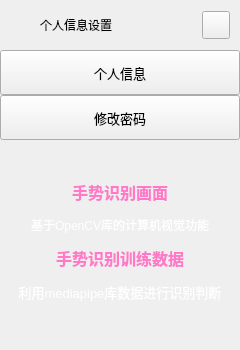
        <widget class="QFrame" name="extraLeftBox">
         <property name="minimumSize">
          <size>
           <width>0</width>
           <height>0</height>
          </size>
         </property>
         <property name="maximumSize">
          <size>
           <width>0</width>
           <height>16777215</height>
          </size>
         </property>
         <property name="frameShape">
          <enum>QFrame::NoFrame</enum>
         </property>
         <property name="frameShadow">
          <enum>QFrame::Raised</enum>
         </property>
         <layout class="QVBoxLayout" name="extraColumLayout">
          <property name="spacing">
           <number>0</number>
          </property>
          <property name="leftMargin">
           <number>0</number>
          </property>
          <property name="topMargin">
           <number>0</number>
          </property>
          <property name="rightMargin">
           <number>0</number>
          </property>
          <property name="bottomMargin">
           <number>0</number>
          </property>
          <item>
           <widget class="QFrame" name="extraTopBg">
            <property name="minimumSize">
             <size>
              <width>0</width>
              <height>50</height>
             </size>
            </property>
            <property name="maximumSize">
             <size>
              <width>16777215</width>
              <height>50</height>
             </size>
            </property>
            <property name="frameShape">
             <enum>QFrame::NoFrame</enum>
            </property>
            <property name="frameShadow">
             <enum>QFrame::Raised</enum>
            </property>
            <layout class="QVBoxLayout" name="verticalLayout_5">
             <property name="spacing">
              <number>0</number>
             </property>
             <property name="leftMargin">
              <number>0</number>
             </property>
             <property name="topMargin">
              <number>0</number>
             </property>
             <property name="rightMargin">
              <number>0</number>
             </property>
             <property name="bottomMargin">
              <number>0</number>
             </property>
             <item>
              <layout class="QGridLayout" name="extraTopLayout">
               <property name="leftMargin">
                <number>10</number>
               </property>
               <property name="rightMargin">
                <number>10</number>
               </property>
               <property name="horizontalSpacing">
                <number>10</number>
               </property>
               <property name="verticalSpacing">
                <number>0</number>
               </property>
               <item row="0" column="0">
                <widget class="QFrame" name="extraIcon">
                 <property name="minimumSize">
                  <size>
                   <width>20</width>
                   <height>0</height>
                  </size>
                 </property>
                 <property name="maximumSize">
                  <size>
                   <width>20</width>
                   <height>20</height>
                  </size>
                 </property>
                 <property name="frameShape">
                  <enum>QFrame::NoFrame</enum>
                 </property>
                 <property name="frameShadow">
                  <enum>QFrame::Raised</enum>
                 </property>
                </widget>
               </item>
               <item row="0" column="1">
                <widget class="QLabel" name="extraLabel">
                 <property name="minimumSize">
                  <size>
                   <width>150</width>
                   <height>0</height>
                  </size>
                 </property>
                 <property name="text">
                  <string>个人信息设置</string>
                 </property>
                </widget>
               </item>
               <item row="0" column="2">
                <widget class="QPushButton" name="extraCloseColumnBtn">
                 <property name="minimumSize">
                  <size>
                   <width>28</width>
                   <height>28</height>
                  </size>
                 </property>
                 <property name="maximumSize">
                  <size>
                   <width>28</width>
                   <height>28</height>
                  </size>
                 </property>
                 <property name="cursor">
                  <cursorShape>PointingHandCursor</cursorShape>
                 </property>
                 <property name="toolTip">
                  <string>Close left box</string>
                 </property>
                 <property name="text">
                  <string/>
                 </property>
                 <property name="icon">
                  <iconset resource="resources.qrc">
                   <normaloff>:/icons/images/icons/icon_close.png</normaloff>:/icons/images/icons/icon_close.png</iconset>
                 </property>
                 <property name="iconSize">
                  <size>
                   <width>20</width>
                   <height>20</height>
                  </size>
                 </property>
                </widget>
               </item>
              </layout>
             </item>
            </layout>
           </widget>
          </item>
          <item>
           <widget class="QFrame" name="extraContent">
            <property name="frameShape">
             <enum>QFrame::NoFrame</enum>
            </property>
            <property name="frameShadow">
             <enum>QFrame::Raised</enum>
            </property>
            <layout class="QVBoxLayout" name="verticalLayout_12">
             <property name="spacing">
              <number>0</number>
             </property>
             <property name="leftMargin">
              <number>0</number>
             </property>
             <property name="topMargin">
              <number>0</number>
             </property>
             <property name="rightMargin">
              <number>0</number>
             </property>
             <property name="bottomMargin">
              <number>0</number>
             </property>
             <item alignment="Qt::AlignTop">
              <widget class="QFrame" name="extraTopMenu">
               <property name="frameShape">
                <enum>QFrame::NoFrame</enum>
               </property>
               <property name="frameShadow">
                <enum>QFrame::Raised</enum>
               </property>
               <layout class="QVBoxLayout" name="verticalLayout_11">
                <property name="spacing">
                 <number>0</number>
                </property>
                <property name="leftMargin">
                 <number>0</number>
                </property>
                <property name="topMargin">
                 <number>0</number>
                </property>
                <property name="rightMargin">
                 <number>0</number>
                </property>
                <property name="bottomMargin">
                 <number>0</number>
                </property>
                <item>
                 <widget class="QPushButton" name="btn_user">
                  <property name="sizePolicy">
                   <sizepolicy hsizetype="Expanding" vsizetype="Fixed">
                    <horstretch>0</horstretch>
                    <verstretch>0</verstretch>
                   </sizepolicy>
                  </property>
                  <property name="minimumSize">
                   <size>
                    <width>0</width>
                    <height>45</height>
                   </size>
                  </property>
                  <property name="font">
                   <font>
                    <family>Segoe UI</family>
                    <pointsize>10</pointsize>
                    <italic>false</italic>
                    <bold>false</bold>
                   </font>
                  </property>
                  <property name="cursor">
                   <cursorShape>PointingHandCursor</cursorShape>
                  </property>
                  <property name="layoutDirection">
                   <enum>Qt::LeftToRight</enum>
                  </property>
                  <property name="styleSheet">
                   <string notr="true">background-image: url(:/icons/images/icons/cil-voice-over-record.png);</string>
                  </property>
                  <property name="text">
                   <string>个人信息</string>
                  </property>
                 </widget>
                </item>
                <item>
                 <widget class="QPushButton" name="btn_re_password">
                  <property name="sizePolicy">
                   <sizepolicy hsizetype="Expanding" vsizetype="Fixed">
                    <horstretch>0</horstretch>
                    <verstretch>0</verstretch>
                   </sizepolicy>
                  </property>
                  <property name="minimumSize">
                   <size>
                    <width>0</width>
                    <height>45</height>
                   </size>
                  </property>
                  <property name="font">
                   <font>
                    <family>Segoe UI</family>
                    <pointsize>10</pointsize>
                    <italic>false</italic>
                    <bold>false</bold>
                   </font>
                  </property>
                  <property name="cursor">
                   <cursorShape>PointingHandCursor</cursorShape>
                  </property>
                  <property name="layoutDirection">
                   <enum>Qt::LeftToRight</enum>
                  </property>
                  <property name="styleSheet">
                   <string notr="true">background-image: url(:/icons/images/icons/cil-dialpad.png);</string>
                  </property>
                  <property name="text">
                   <string>修改密码</string>
                  </property>
                 </widget>
                </item>
               </layout>
              </widget>
             </item>
             <item>
              <widget class="QFrame" name="extraCenter">
               <property name="frameShape">
                <enum>QFrame::NoFrame</enum>
               </property>
               <property name="frameShadow">
                <enum>QFrame::Raised</enum>
               </property>
               <layout class="QVBoxLayout" name="verticalLayout_10">
                <item>
                 <widget class="QTextEdit" name="textEdit">
                  <property name="minimumSize">
                   <size>
                    <width>222</width>
                    <height>0</height>
                   </size>
                  </property>
                  <property name="styleSheet">
                   <string notr="true">background: transparent;</string>
                  </property>
                  <property name="frameShape">
                   <enum>QFrame::NoFrame</enum>
                  </property>
                  <property name="readOnly">
                   <bool>true</bool>
                  </property>
                  <property name="html">
                   <string>&lt;!DOCTYPE HTML PUBLIC &quot;-//W3C//DTD HTML 4.0//EN&quot; &quot;http://www.w3.org/TR/REC-html40/strict.dtd&quot;&gt;
&lt;html&gt;&lt;head&gt;&lt;meta name=&quot;qrichtext&quot; content=&quot;1&quot; /&gt;&lt;meta charset=&quot;utf-8&quot; /&gt;&lt;style type=&quot;text/css&quot;&gt;
p, li { white-space: pre-wrap; }
hr { height: 1px; border-width: 0; }
li.unchecked::marker { content: &quot;\2610&quot;; }
li.checked::marker { content: &quot;\2612&quot;; }
&lt;/style&gt;&lt;/head&gt;&lt;body style=&quot; font-family:'Segoe UI'; font-size:10pt; font-weight:400; font-style:normal;&quot;&gt;
&lt;p align=&quot;center&quot; style=&quot;-qt-paragraph-type:empty; margin-top:12px; margin-bottom:12px; margin-left:0px; margin-right:0px; -qt-block-indent:0; text-indent:0px;&quot;&gt;&lt;br /&gt;&lt;/p&gt;
&lt;p align=&quot;center&quot; style=&quot; margin-top:12px; margin-bottom:12px; margin-left:0px; margin-right:0px; -qt-block-indent:0; text-indent:0px;&quot;&gt;&lt;span style=&quot; font-size:12pt; font-weight:600; color:#ff79c6;&quot;&gt;手势识别画面&lt;/span&gt;&lt;/p&gt;
&lt;p align=&quot;center&quot; style=&quot; margin-top:12px; margin-bottom:12px; margin-left:0px; margin-right:0px; -qt-block-indent:0; text-indent:0px;&quot;&gt;&lt;span style=&quot; font-size:9pt; color:#ffffff;&quot;&gt;基于OpenCV库的计算机视觉功能&lt;/span&gt;&lt;/p&gt;
&lt;p align=&quot;center&quot; style=&quot; margin-top:12px; margin-bottom:12px; margin-left:0px; margin-right:0px; -qt-block-indent:0; text-indent:0px;&quot;&gt;&lt;span style=&quot; font-size:12pt; font-weight:600; color:#ff79c6;&quot;&gt;手势识别训练数据&lt;/span&gt;&lt;/p&gt;
&lt;p align=&quot;center&quot; style=&quot; margin-top:12px; margin-bottom:12px; margin-left:0px; margin-right:0px; -qt-block-indent:0; text-indent:0px;&quot;&gt;&lt;span style=&quot; color:#ffffff;&quot;&gt;利用mediapipe库数据进行识别判断&lt;/span&gt;&lt;/p&gt;&lt;/body&gt;&lt;/html&gt;</string>
                  </property>
                 </widget>
                </item>
               </layout>
              </widget>
             </item>
             <item>
              <widget class="QFrame" name="extraBottom">
               <property name="frameShape">
                <enum>QFrame::NoFrame</enum>
               </property>
               <property name="frameShadow">
                <enum>QFrame::Raised</enum>
               </property>
              </widget>
             </item>
            </layout>
           </widget>
          </item>
         </layout>
        </widget>
